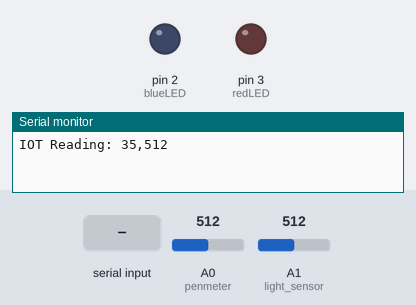
Recording of a sketch running on a simulated Arduino Uno, built with avr-gcc and run on an emulated ATmega328P. Parts: output pins drawn as LEDs (lit = HIGH), the last lines printed to the serial monitor. Inputs (shaded band) come from the test bench; at power-on: A0 (penmeter) = 512, A1 (light_sensor) = 512.

Above: at 1.2 s.
1.3 s: "1\n" received over Serial
At 3.0 s:
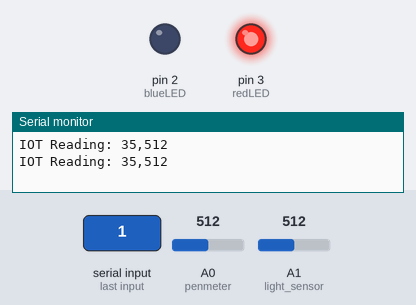
3.5 s: "2\n" received over Serial
At 4.6 s:
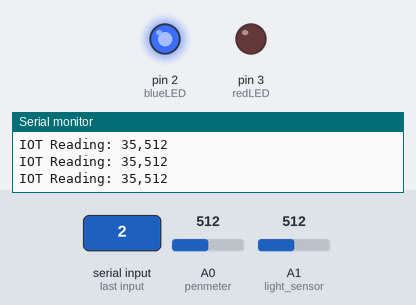
5.5 s: "3\n" received over Serial
At 7.2 s:
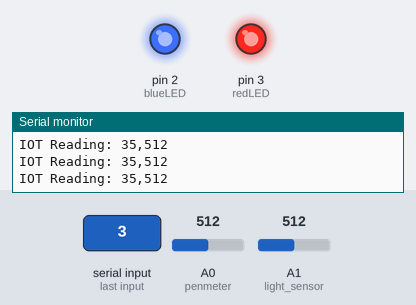
7.5 s: "4\n" received over Serial
At 8.9 s:
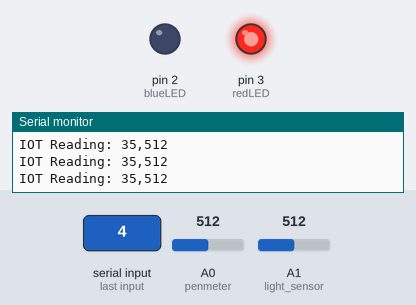
9.5 s: "5\n" received over Serial
At 10.4 s:
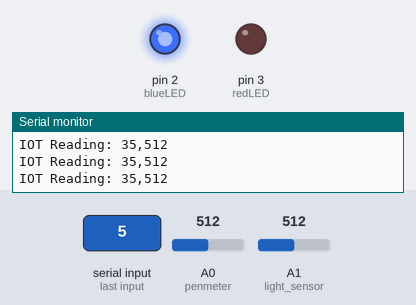
Timing chart, 0 to 12.5 s (numbered marks = the images above; inputs shaded):
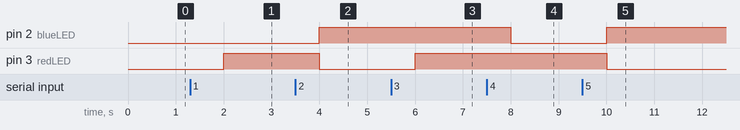

The sketch:

Pen_LDR_Code.ino
```cpp
#include <stdio.h>

//sensors and actuators here
int penmeter = A0;
int light_sensor = A1;
int blueLED = 2;
int redLED = 3;
bool manualInput;

//variables used to store values here
int tempSensorValue;
int lightSensorValue;
int temp;
unsigned int roomStatus = 0;

//variable to store readings and send to arduino
char buffer[30];

void setup() {
  // put your setup code here, to run once:
  Serial.begin(9600);
  pinMode(blueLED, OUTPUT);
  pinMode(redLED, OUTPUT);

}

void loop() {
  // put your main code here, to run repeatedly:
  tempSensorValue = analogRead(penmeter);
  lightSensorValue = analogRead(light_sensor);

  // convert potentiometer reading to sensor based on ranges
  if(tempSensorValue >= 0 && tempSensorValue <342)
  {
    temp = 32;
  }
  else if (tempSensorValue > 341 && tempSensorValue <= 682)
  {
    temp = 35;
  }
  else
  {
    temp = 37;
  }

  //receive data from Edge_Device and turn on LED based on
  //commands received
if (Serial.available()>0)
{
  roomStatus = Serial.parseInt();
  if (roomStatus == 6)
  {
    manualInput = false;
  }
  else if (roomStatus == 1 && manualInput == false)
  {
    digitalWrite(redLED, HIGH);
    digitalWrite(blueLED, LOW);
  }
  else if (roomStatus == 2 && manualInput == false)
  {
    digitalWrite(redLED, LOW);
    digitalWrite(blueLED, HIGH);
  }
  else if (roomStatus == 3 && manualInput == false)
  {
    digitalWrite(redLED, HIGH);
    digitalWrite(blueLED, HIGH);
  }
  else if (roomStatus == 4)
  {
    digitalWrite(redLED, HIGH);
    digitalWrite(blueLED, LOW);
    manualInput = true;
  }
  else if (roomStatus == 5)
  {
    digitalWrite(redLED, LOW);
    digitalWrite(blueLED, HIGH);
    manualInput = true;
  }
}


  sprintf(buffer,"IOT Reading: %02d,%03d", temp, lightSensorValue);
  Serial.println(buffer);
  delay (2000);


}

   /*switch (roomStatus)
    {
      case 1:
        //TURN OFF AIRCOND ALMOST MORNING OR SOMETHING
        digitalWrite(redLED, HIGH);
        digitalWrite(blueLED, LOW);
        break;

      case 2:
        //TURN ON AIRCOND NIGHT TIME
        digitalWrite(redLED, LOW);
        digitalWrite(blueLED, HIGH);
        break;
      case 3:
        //EMERGENCY TURN ON AIRCOND TOO HOT AND IT IS DAYTIME
        digitalWrite(redLED, HIGH);
        digitalWrite(blueLED, HIGH);
        break;
      case 4:
        //TURN OFF AIRCOND MANUALLY
        digitalWrite(redLED, HIGH);
        digitalWrite(blueLED, LOW);
        break;
      case 5:
        //TURN ON AIRCOND MANUALLY
        digitalWrite(redLED, LOW);
        digitalWrite(blueLED, HIGH);
        break;
      default:
        break;
    }*/
```

Measured:
- after the input at 1.3 s, pin 3 (redLED): LOW → HIGH after 0.70 s
- after the input at 3.5 s, pin 2 (blueLED): LOW → HIGH after 0.50 s; pin 3 (redLED): HIGH → LOW after 0.50 s
- after the input at 5.5 s, pin 3 (redLED): LOW → HIGH after 0.50 s
- after the input at 7.5 s, pin 2 (blueLED): HIGH → LOW after 0.50 s
- after the input at 9.5 s, pin 2 (blueLED): LOW → HIGH after 0.50 s; pin 3 (redLED): HIGH → LOW after 0.50 s
